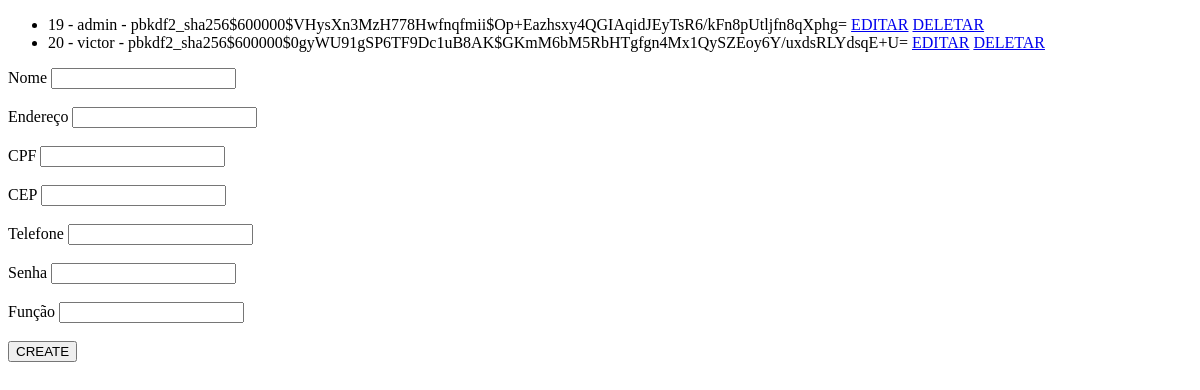
Before: /CRUDfuncionario/ with the older database file.
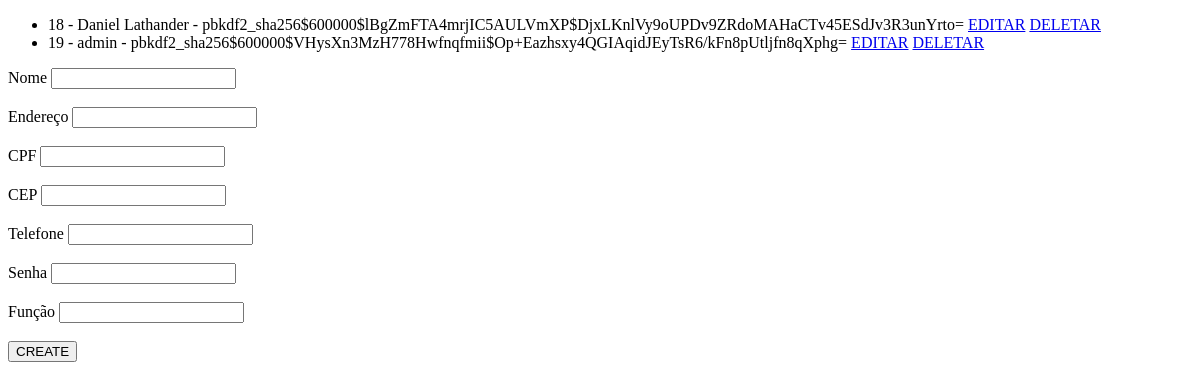
After: the same page with the newer database file.
### CRUDfuncionario/models.py (models this page shows, shortened)
class Funcionario(AbstractUser):
    idFuncionario = models.AutoField(primary_key=True)
    nivelDeAcesso = models.IntegerField(default=1)
    enderecoFuncionario = models.CharField(max_length=30)
    cpf = CPFField('cpf',default='000.000.000-0')
    CEP = models.CharField(max_length=8)
    telefone = models.CharField(max_length=20)
    funcao = models.CharField(max_length=30)
    username = models.CharField(max_length=30,default='default_username', unique=True)
    password = models.CharField(max_length=100, default='default_password')

### CRUDfuncionario/views.py (the view)
# urls.py: path('', home),
def home(request):
    funcionarios = Funcionario.objects.all()
    return render(request, "index.html", {"funcionarios": funcionarios})

### CRUDfuncionario/templates/index.html (shortened to what this page needs)
<!DOCTYPE html>
<html lang = "en">
    <head>
    </html>
    <body>
        <ul>
            {% for funcionario in funcionarios %}
            <li>{{ funcionario.idFuncionario}} - {{funcionario.username}} - {{funcionario.password}}
                <a href="{% url 'editar' funcionario.idFuncionario %}">EDITAR</a>
                <a href="{% url 'delete' funcionario.idFuncionario %}">DELETAR</a></li>
            {% endfor %}
        </ul>
        <form action = "{% url 'salvarFuncionario' %}" method = "POST">{% csrf_token %}
            <label>
                Nome
                <input type="text",maxlength="30", name="username"><br><br>
                Endereço
                <input type="text", maxlength="30" name="enderecoFuncionario"><br><br>
                CPF
                <input type="text", maxlength="11" name="CPF"><br><br>
                CEP
                <input type="text", maxlength="8" name="CEP"><br><br>
                Telefone
                <input type="text", maxlength="20" name="telefone"><br><br>
                Senha
                <input type="text", maxlength="30" name="password"><br><br>
                Função
                <input type="text", maxlength="30" name="funcao"><br><br>
            </label>
            <button type="submit">CREATE</button>
        </form>
    </body>
</html>

Changed rows visible on the page:
removed Funcionario: idFuncionario "20", username "victor", password "pbkdf2_sha256$600000$0gyWU91gSP6TF9Dc1uB8AK$GKmM6bM5RbHTgfgn4Mx1QySZEoy6Y/uxdsRLYdsqE+U="
added Funcionario: idFuncionario "18", username "Daniel Lathander", password "pbkdf2_sha256$600000$lBgZmFTA4mrjIC5AULVmXP$DjxLKnlVy9oUPDv9ZRdoMAHaCTv45ESdJv3R3unYrto="
